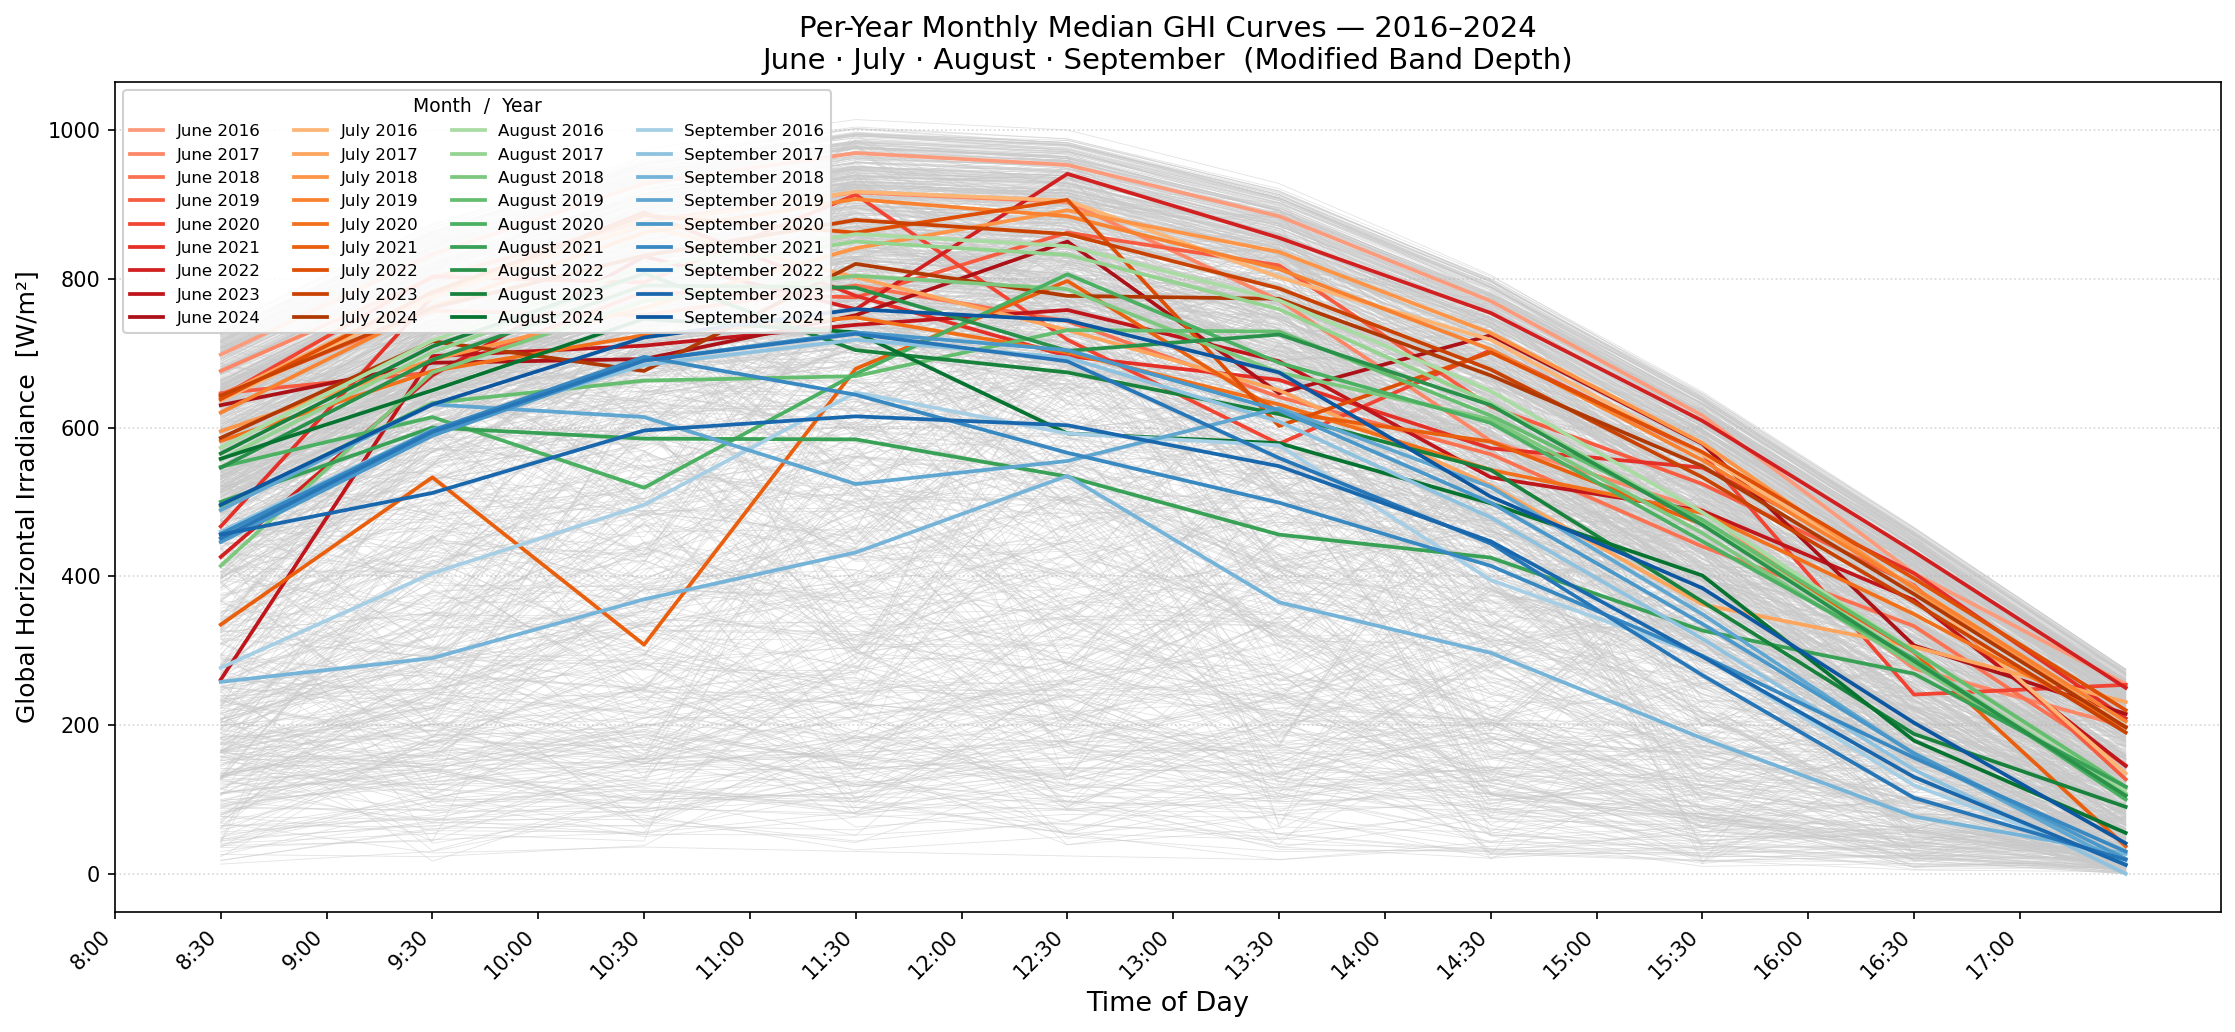

Reproduce this figure in Python.
import os

import matplotlib.pyplot as plt
import numpy as np
import pandas as pd

DATA_DIR   = os.path.join(os.path.dirname(os.path.abspath(__file__)), "data_csv")
MONTHS     = {6: "June", 7: "July", 8: "August", 9: "September"}
GHI_COL    = "GHI"
HOUR_START = 8
HOUR_END   = 17

MONTH_CMAPS = {
    6: "Reds",
    7: "Oranges",
    8: "Greens",
    9: "Blues",
}


def load_data():
    csvs = [f for f in os.listdir(DATA_DIR) if f.endswith(".csv")]
    if not csvs:
        raise FileNotFoundError(f"No CSV file found in: {DATA_DIR}")
    path = os.path.join(DATA_DIR, csvs[0])
    print(f"Loading: {csvs[0]}")
    df = pd.read_csv(path, skiprows=1)
    df.columns = df.columns.str.strip()
    return df


def build_daily_curves(df, year, month):
    sub = df[
        (df["Year"] == year) &
        (df["Month"] == month) &
        df["Hour"].between(HOUR_START, HOUR_END)
    ].copy()
    sub["time"] = sub["Hour"] + sub["Minute"] / 60.0
    sub["date"] = (
        sub["Year"].astype(str) + "-"
        + sub["Month"].astype(str).str.zfill(2) + "-"
        + sub["Day"].astype(str).str.zfill(2)
    )
    time_points = sorted(sub["time"].unique())
    pivot = (
        sub.pivot_table(index="date", columns="time", values=GHI_COL, aggfunc="mean")
        .reindex(columns=time_points)
        .dropna()
    )
    return pivot.values.astype(float), np.array(time_points), list(pivot.index)


def modified_band_depth(curves):
    n, _    = curves.shape
    depths  = np.zeros(n)
    n_pairs = n * (n - 1) // 2

    for j in range(n):
        for k in range(j + 1, n):
            lower   = np.minimum(curves[j], curves[k])
            upper   = np.maximum(curves[j], curves[k])
            depths += ((curves >= lower) & (curves <= upper)).mean(axis=1)

    depths /= n_pairs
    return depths


def main():
    df      = load_data()
    years   = sorted(df["Year"].unique())
    n_years = len(years)

    fig, ax = plt.subplots(figsize=(15, 7))

    shades = np.linspace(0.35, 0.85, n_years)
    cache  = {}

    for month, month_name in MONTHS.items():
        print(f"\n{month_name}")
        for i, year in enumerate(years):
            curves, time_points, labels = build_daily_curves(df, year, month)
            n = len(curves)
            if n < 2:
                print(f"  {year}: skipped ({n} day(s))")
                cache[(month, year)] = None
                continue

            depths     = modified_band_depth(curves)
            median_idx = int(np.argmax(depths))
            print(f"  {year}: median day {labels[median_idx]}  (depth={depths[median_idx]:.4f})")
            cache[(month, year)] = (curves, time_points, labels, median_idx)

            for curve in curves:
                ax.plot(time_points, curve, color="#c8c8c8", linewidth=0.4, alpha=0.5, zorder=1)

    for month, month_name in MONTHS.items():
        cmap = plt.get_cmap(MONTH_CMAPS[month])
        for i, year in enumerate(years):
            entry = cache.get((month, year))
            if entry is None:
                continue
            curves, time_points, labels, median_idx = entry
            ax.plot(
                time_points,
                curves[median_idx],
                color=cmap(shades[i]),
                linewidth=1.8,
                zorder=2,
                label=f"{month_name} {year}",
            )

    xticks  = np.arange(HOUR_START, HOUR_END + 0.5, 0.5)
    xlabels = [f"{int(t)}:{int((t % 1) * 60):02d}" for t in xticks]
    ax.set_xticks(xticks)
    ax.set_xticklabels(xlabels, rotation=45, ha="right")

    ax.set_xlabel("Time of Day", fontsize=13)
    ax.set_ylabel("Global Horizontal Irradiance  [W/m²]", fontsize=12)
    ax.set_title(
        f"Per-Year Monthly Median GHI Curves — {years[0]}–{years[-1]}\n"
        f"June · July · August · September  (Modified Band Depth)",
        fontsize=14,
    )
    ax.grid(axis="y", linestyle=":", alpha=0.5)
    ax.legend(fontsize=8, ncol=4, loc="upper left", framealpha=0.9,
              title="Month  /  Year", title_fontsize=9)

    plt.tight_layout()
    out_path = os.path.join(os.path.dirname(os.path.abspath(__file__)), "step2b_.png")
    plt.savefig(out_path, dpi=150, bbox_inches="tight")
    print(f"\nPlot saved to: {out_path}")
    plt.show()


if __name__ == "__main__":
    main()
